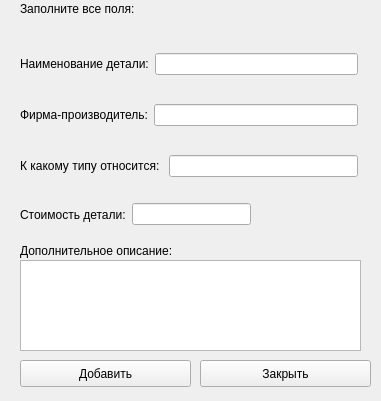
<?xml version="1.0" encoding="UTF-8"?>
<ui version="4.0">
 <class>add_detail</class>
 <widget class="QWidget" name="add_detail">
  <property name="geometry">
   <rect>
    <x>0</x>
    <y>0</y>
    <width>381</width>
    <height>401</height>
   </rect>
  </property>
  <property name="windowTitle">
   <string>Добавление детали</string>
  </property>
  <widget class="QLabel" name="lbl_info">
   <property name="geometry">
    <rect>
     <x>20</x>
     <y>240</y>
     <width>201</width>
     <height>21</height>
    </rect>
   </property>
   <property name="text">
    <string>Дополнительное описание:</string>
   </property>
  </widget>
  <widget class="QLabel" name="label">
   <property name="geometry">
    <rect>
     <x>20</x>
     <y>0</y>
     <width>151</width>
     <height>17</height>
    </rect>
   </property>
   <property name="text">
    <string>Заполните все поля:</string>
   </property>
  </widget>
  <widget class="QPushButton" name="btn_apply">
   <property name="geometry">
    <rect>
     <x>20</x>
     <y>360</y>
     <width>171</width>
     <height>27</height>
    </rect>
   </property>
   <property name="text">
    <string>Добавить</string>
   </property>
  </widget>
  <widget class="QPushButton" name="btn_exit">
   <property name="geometry">
    <rect>
     <x>200</x>
     <y>360</y>
     <width>171</width>
     <height>27</height>
    </rect>
   </property>
   <property name="text">
    <string>Закрыть</string>
   </property>
  </widget>
  <widget class="QTextEdit" name="text_info">
   <property name="geometry">
    <rect>
     <x>20</x>
     <y>260</y>
     <width>341</width>
     <height>91</height>
    </rect>
   </property>
  </widget>
  <widget class="QWidget" name="">
   <property name="geometry">
    <rect>
     <x>20</x>
     <y>30</y>
     <width>338</width>
     <height>171</height>
    </rect>
   </property>
   <layout class="QVBoxLayout" name="verticalLayout">
    <item>
     <layout class="QHBoxLayout" name="horizontalLayout">
      <item>
       <widget class="QLabel" name="lbl_name">
        <property name="text">
         <string>Наименование детали:</string>
        </property>
       </widget>
      </item>
      <item>
       <widget class="QLineEdit" name="edt_name"/>
      </item>
     </layout>
    </item>
    <item>
     <layout class="QHBoxLayout" name="horizontalLayout_2">
      <item>
       <widget class="QLabel" name="lbl_firm">
        <property name="text">
         <string>Фирма-производитель:</string>
        </property>
       </widget>
      </item>
      <item>
       <widget class="QLineEdit" name="edt_firm"/>
      </item>
     </layout>
    </item>
    <item>
     <layout class="QHBoxLayout" name="horizontalLayout_3">
      <item>
       <widget class="QLabel" name="lbl_type">
        <property name="text">
         <string>К какому типу относится: </string>
        </property>
       </widget>
      </item>
      <item>
       <widget class="QLineEdit" name="edt_type"/>
      </item>
     </layout>
    </item>
   </layout>
  </widget>
  <widget class="QWidget" name="">
   <property name="geometry">
    <rect>
     <x>20</x>
     <y>200</y>
     <width>231</width>
     <height>29</height>
    </rect>
   </property>
   <layout class="QHBoxLayout" name="horizontalLayout_4">
    <item>
     <widget class="QLabel" name="lbl_price">
      <property name="text">
       <string>Стоимость детали:</string>
      </property>
     </widget>
    </item>
    <item>
     <widget class="QLineEdit" name="edt_price"/>
    </item>
   </layout>
  </widget>
 </widget>
 <resources/>
 <connections/>
</ui>
